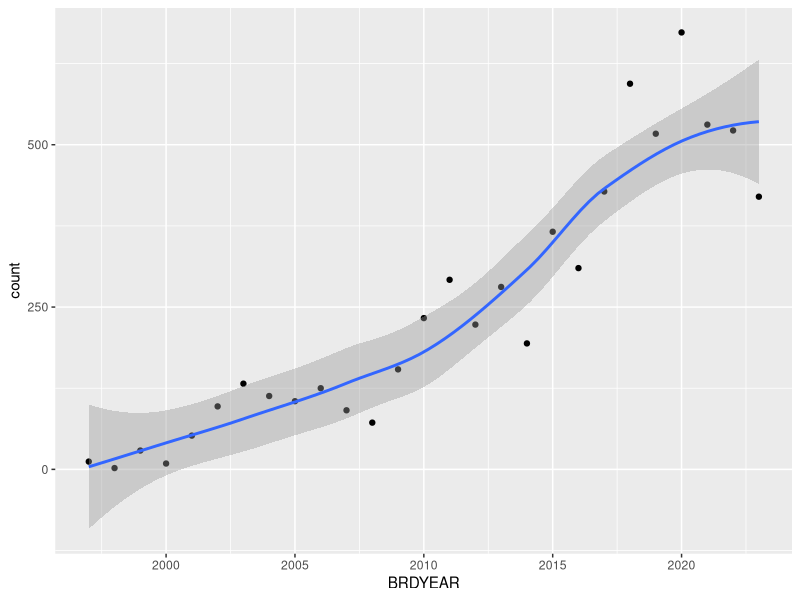
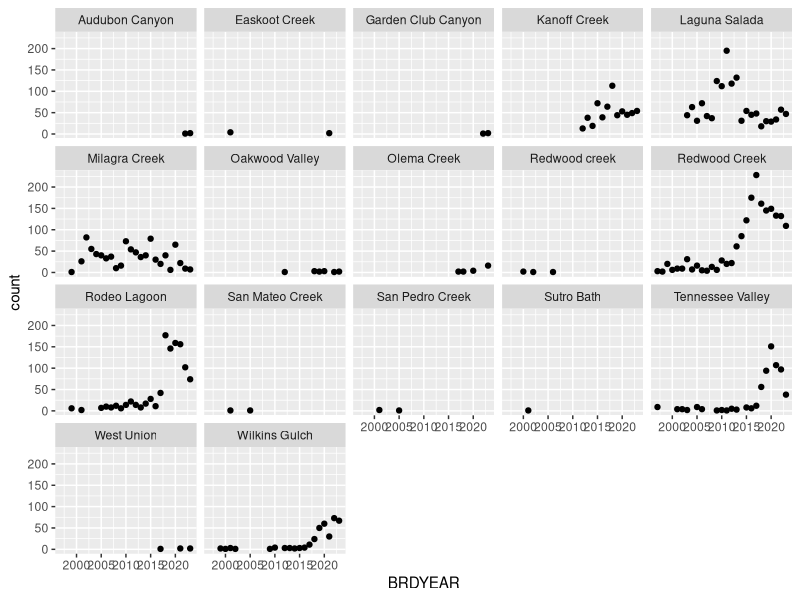

Write R code to recreate these figures, in order.
library(tidyverse)
raw_data <- read_csv("CRLF_EGG_RAWDATA.csv")
raw_data
#checking type of each column
str(raw_data,na.rm = TRUE)

#many ints in Survey_MONTH are empty but the values in Date look to be full. need to get month from Date

#maybe we should have survey length, width, water depth, etc as 1 standardized value for each pond per breeding year? Not sure how we want to do that

new_egg <-raw_data[raw_data$OldMass=="FALSE",]
new_egg
egg_count_by_year <- new_egg|>
  select(BRDYEAR, OldMass)|>
  group_by(BRDYEAR)|>
  summarize(count=n())
egg_count_by_year

library(ggplot2)
ggplot(data = egg_count_by_year,aes(x=BRDYEAR,y=count))+geom_point()+geom_smooth()

egg_count_by_site <-new_egg|>
  select(Watershed,BRDYEAR,OldMass)|>
  group_by(Watershed,BRDYEAR)|>
  summarize(count=n())
site_graph <- ggplot(egg_count_by_site,aes(x=BRDYEAR,y=count))+geom_point()
site_graph+facet_wrap(~Watershed)
